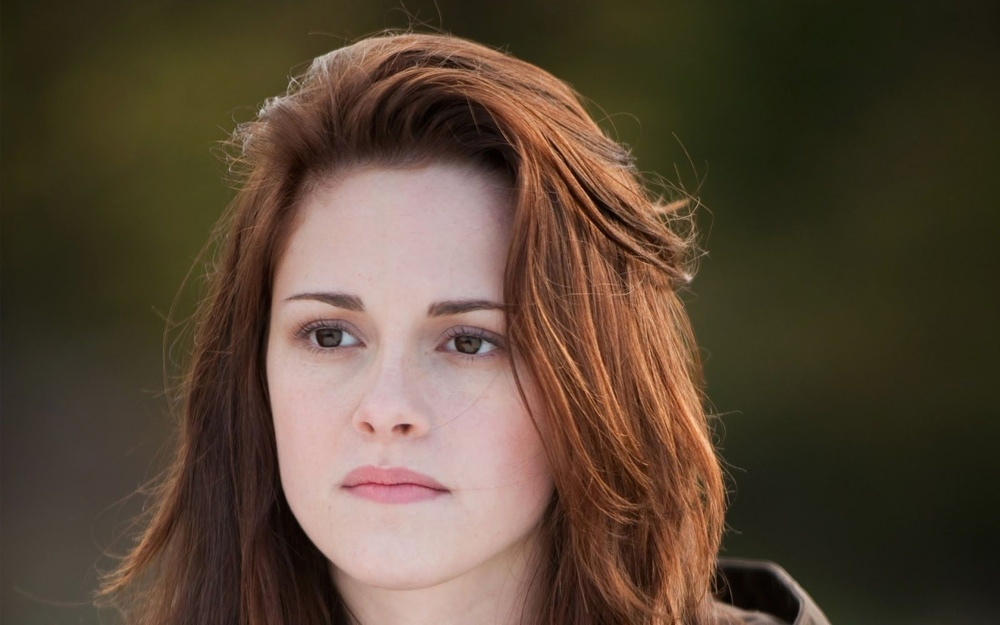
#> input picture resources/kristy.jpg, 1000 x 625 px, shrunk from 1600 x 1000 before the run, found by its file name
$ python Image_Thresholoding.py
#> lines starting #> are read from the running program, lines starting #| are printed output that depends on the picture; after the words box and inside, x2 and y2 are one past the last pixel; in counts of white or black regions, pixels touching at a corner belong together
'''
Thresholding means converting image into binary format. It is important for image processing. Because,
some time people need separation of dark and light region. Thresholding image can separate dark and light side of the colorful image.
Another reason is, you can convert binary image in any format using that. To make the image binary, you have to go to adjustment tool and select “Threshold”.
That’s an easy way to do this.
'''

import cv2

pic = cv2.imread('C:/Users/Krishna/PycharmProjects/FaceDetection-using-OpenCv/resources/kristy.jpg', 0)
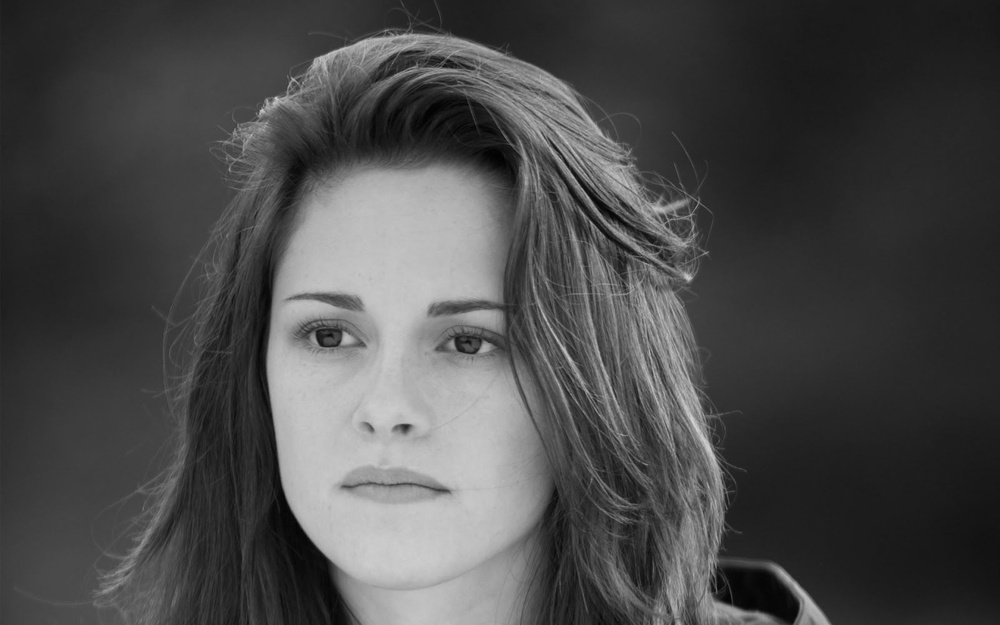
#> pic: shape (625, 1000); min 0, max 215, mean 74.2

threshold_value = 100

# Black on white
#(T_value, binary_threshold) = cv2.threshold(pic, threshold_value, 255, cv2.THRESH_BINARY_INV)

# white on black
(T_value, binary_threshold) = cv2.threshold(pic, threshold_value, 255, cv2.THRESH_BINARY)
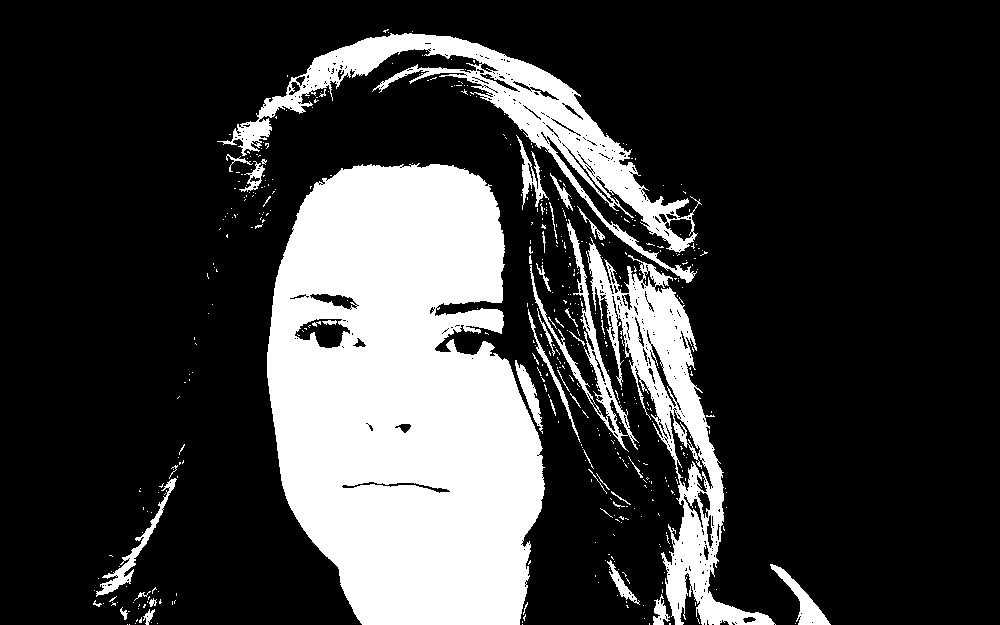
#> binary_threshold: shape (625, 1000); 23% white; 484 white regions (441 under 20 px), largest, box (x1, y1, x2, y2) and area: (267, 163, 545, 625) 98814, (217, 33, 702, 283) 18443, (586, 237, 776, 625) 16641
#> T_value = 100
cv2.imshow('binary', binary_threshold)

cv2.waitKey(0)
cv2.destroyAllWindows()

$ run again, with resources/image.jpg copied over resources/kristy.jpg
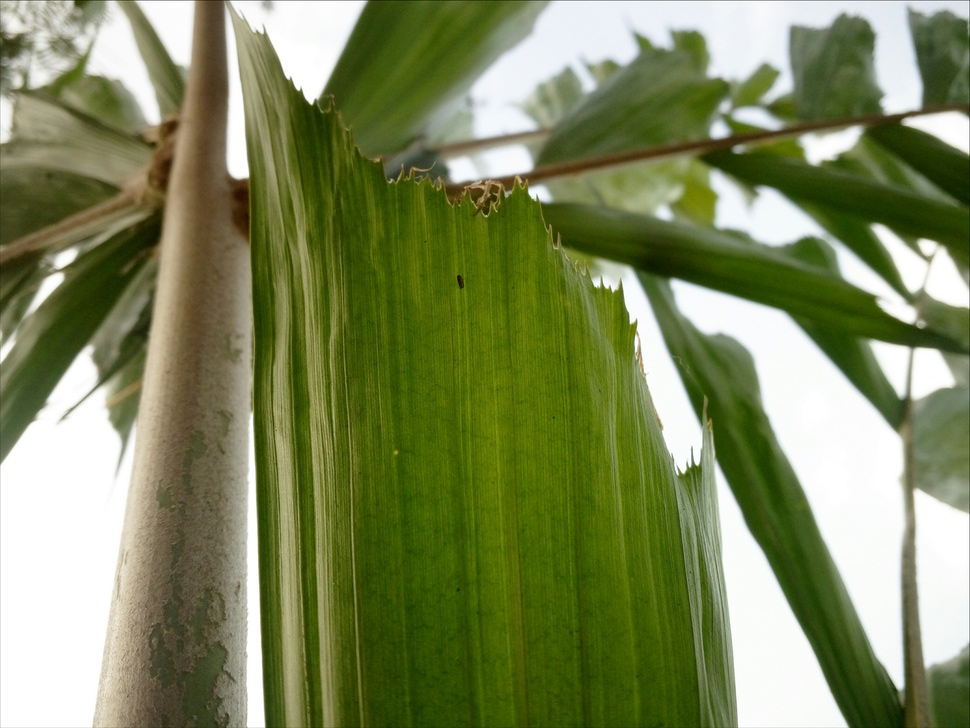
#> input picture resources/image.jpg, 970 x 728 px, shrunk from 4162 x 3122 before the run, found by its file name
#> `pic = cv2.imread('C:/Users/Krishna/PycharmProjects/FaceDetection-using..`:
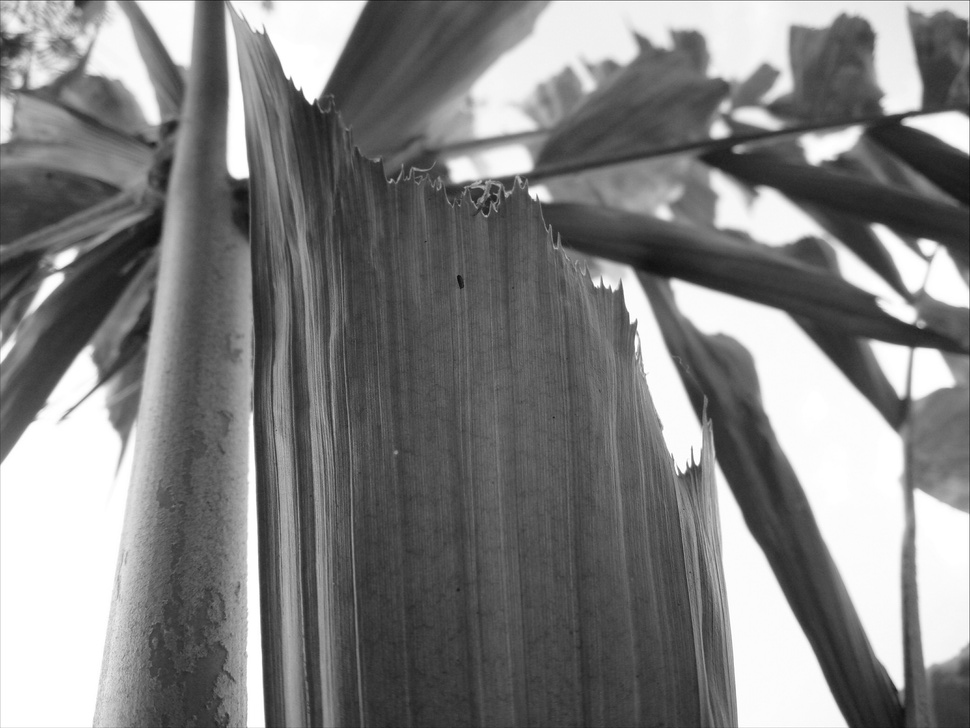
#> pic: shape (728, 970); min 10, max 255, mean 127.8
#> `(T_value, binary_threshold) = cv2.threshold(pic, threshold_value, 255,..`:
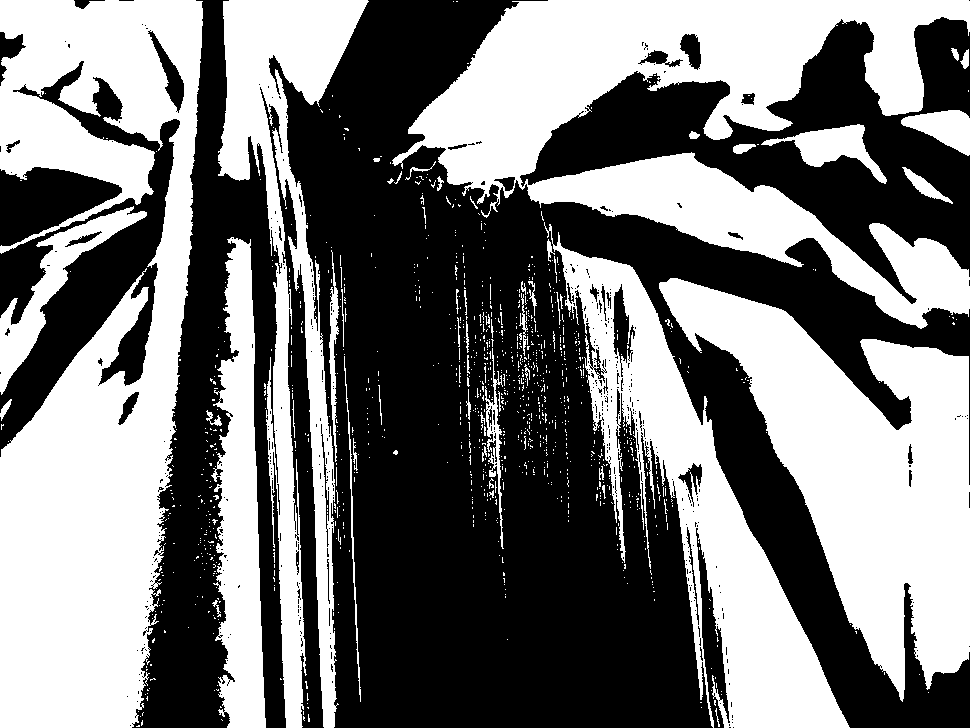
#> binary_threshold: shape (728, 970); 47% white; 1140 white regions (1080 under 20 px), largest, box (x1, y1, x2, y2) and area: (0, 0, 203, 728) 92632, (392, 0, 970, 329) 74416, (659, 278, 970, 702) 56935
#> T_value = 100
